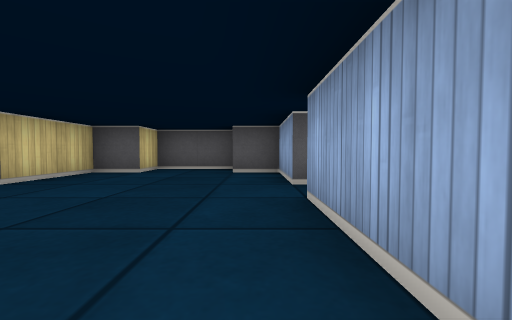
View 1 (above)

17 first-person views from a walk through a cub3D maze. The camera is about half as high as the walls, tilts 2° down and sees 90° across. The floor is counted in squares. Each view is taken from the middle of a square. On the plan, view 1 faces up. The plan holds only what a view shows up to about 9 squares ahead; the rest is blank.

View 2
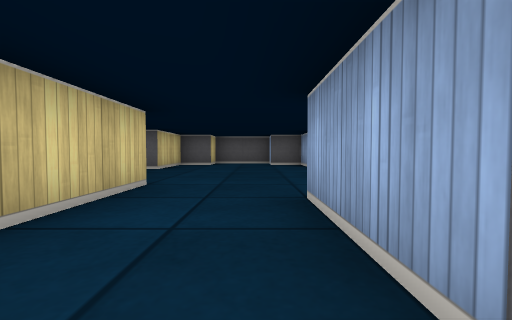

View 3
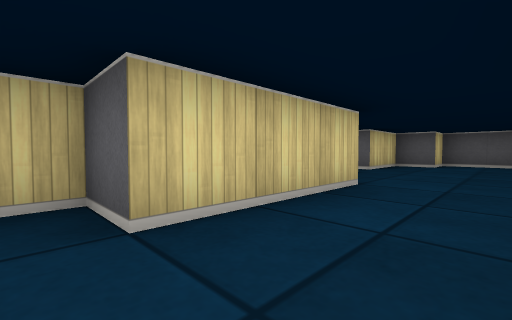

View 4
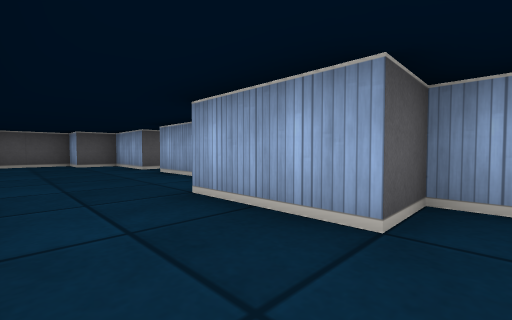

View 5
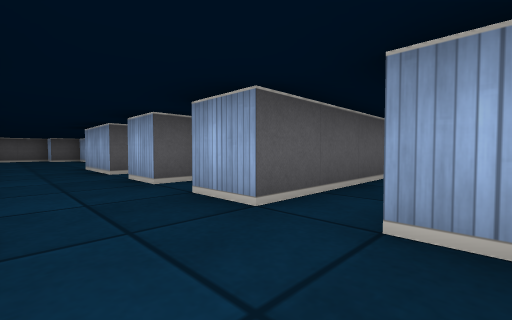

View 6
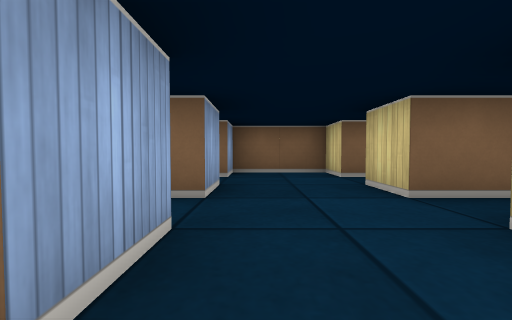

View 7
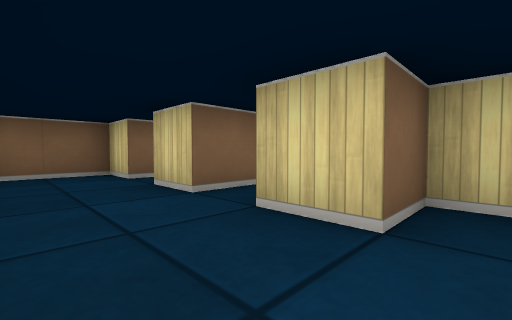

View 8
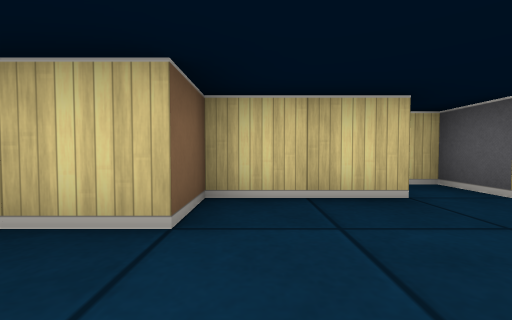

View 9
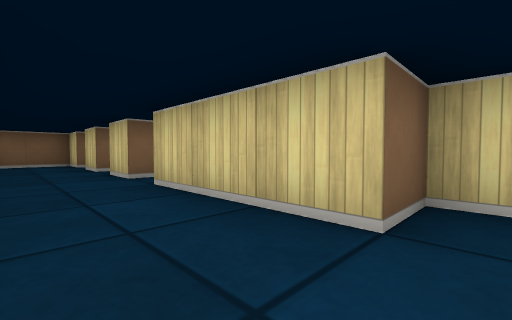

View 10
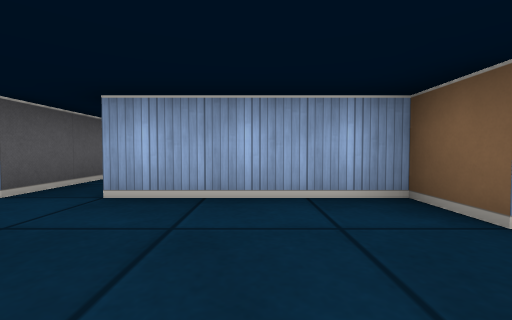

View 11
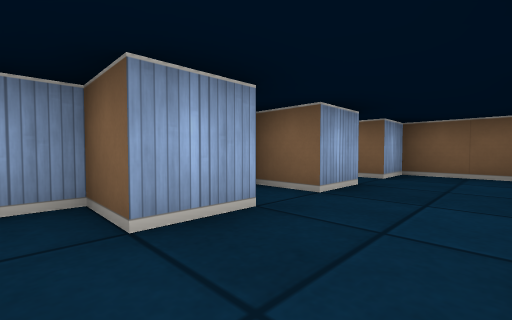

View 12
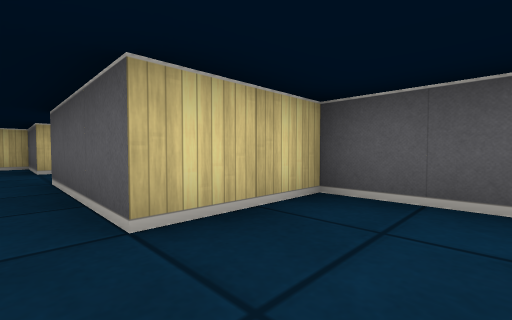

View 13
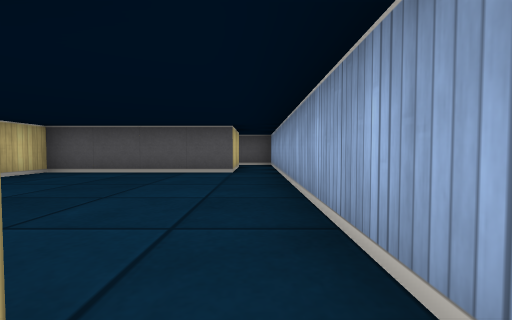

View 14
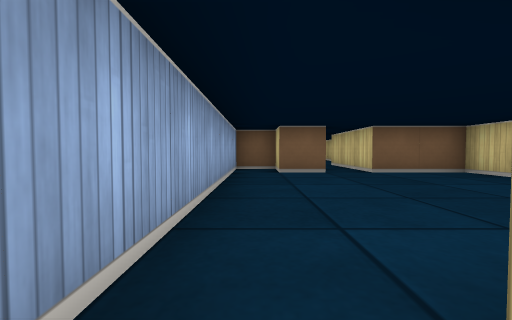

View 15
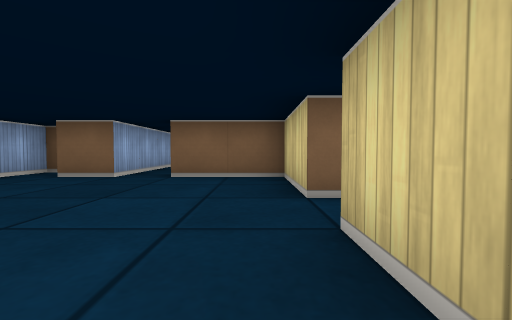

View 16
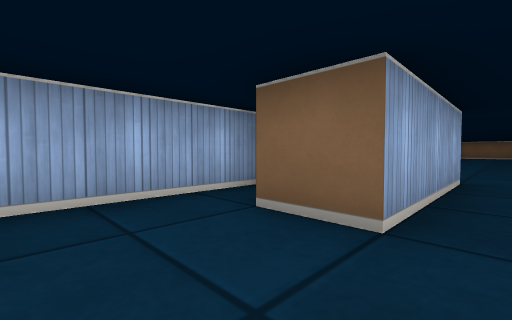

View 17
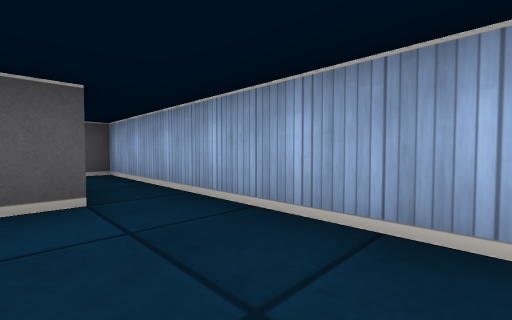

### Floor plan
Points are (right, up) in squares from view 1. A wall is a line through its corners. A room is listed if a view was taken in it or the views show most of it. See-through windows are left out.
Room 1 (views 1, 2, 3, 4, 6, 7, 8, 9, 10, 11)
walls: (-3.5, 2.6) (-3.5, 0.5) (-2.5, 0.5) (-2.5, -2.5) (-3.5, -2.5) (-3.5, -3.5) (-2.5, -3.5); (0.5, 3.5) (0.5, 5.5) (-0.5, 5.5) (-0.5, 6.5) (-2.5, 6.5) (-2.5, 5.5) (-3.5, 5.5) (-3.5, 3.5) (-4.5, 3.5) (-4.5, 3); (-0.5, -3.5) (0.5, -3.5) (0.5, -2.5) (-0.5, -2.5) (-0.5, -0.5) (0.5, -0.5) (0.5, 2.5)
ways out: opening at (-1.5, -4); opening at (1.5, 3)
Room 2 (view 5)
walls: (-2.5, -6.5) (-4.5, -6.5) (-4.5, -7); (-3, -7.5) (-2.5, -7.5) (-2.5, -8.5) (-0.5, -8.5) (-0.5, -7.5)
ways out: opening at (0, -7) to room 3; opening at (-1.5, -6)
Room 3 (views 12, 13, 15, 16, 17)
walls: (2.5, -7.5) (2.5, -9.5) (4.5, -9.5) (4.5, -12.5); (6.5, -4.5) (2.5, -4.5) (2.5, -6.5) (-0.5, -6.5); (-0.5, -7.5) (0, -7.5); (5.5, -12.5) (5.5, -9.5) (6.5, -9.5) (6.5, -10.5) (7.5, -10.5) (7.5, -4.5)
ways out: opening at (0, -7) to room 2; opening at (7, -3.5) to room 4; opening at (5, -13)
Room 4 (view 14)
walls: (6.5, -2.8) (6.5, -4.5); (7.5, -4.5) (7.5, -1.5) (6.4, -1.5)
ways out: opening at (7, -3.5) to room 3

Positions as (right, up) in squares from view 1, and headings:
1: (0, 0), facing up
2: (-1, -3), facing up
3: (-1, -3), facing up-left
4: (-2, -3), facing up-right
5: (-2, -8), facing up-right
6: (-1, -3), facing down
7: (-1, -3), facing down-left
8: (-1, 1), facing left
9: (-1, 1), facing down-left
10: (-2, 1), facing right
11: (-2, -3), facing down-right
12: (4, -7), facing up-left
13: (7, -10), facing up
14: (7, -4), facing down
15: (3, -5), facing down
16: (5, -8), facing down-right
17: (6, -7), facing up-right
